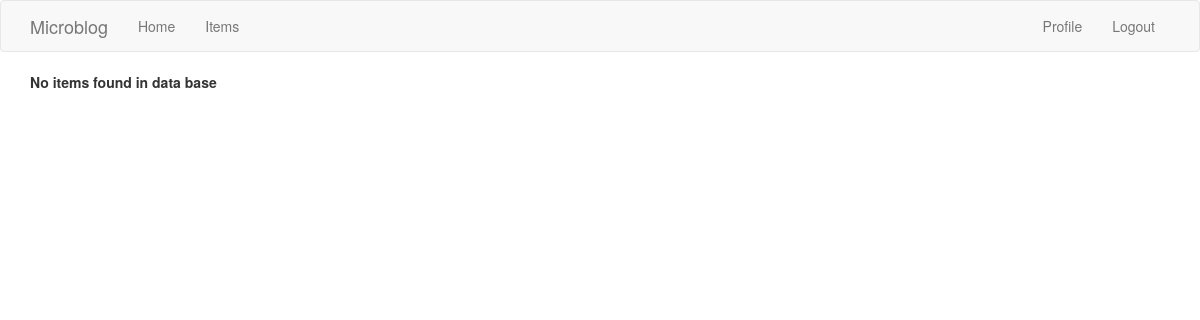
Page /itemspage?page=2 (signed in) on the earlier database version.
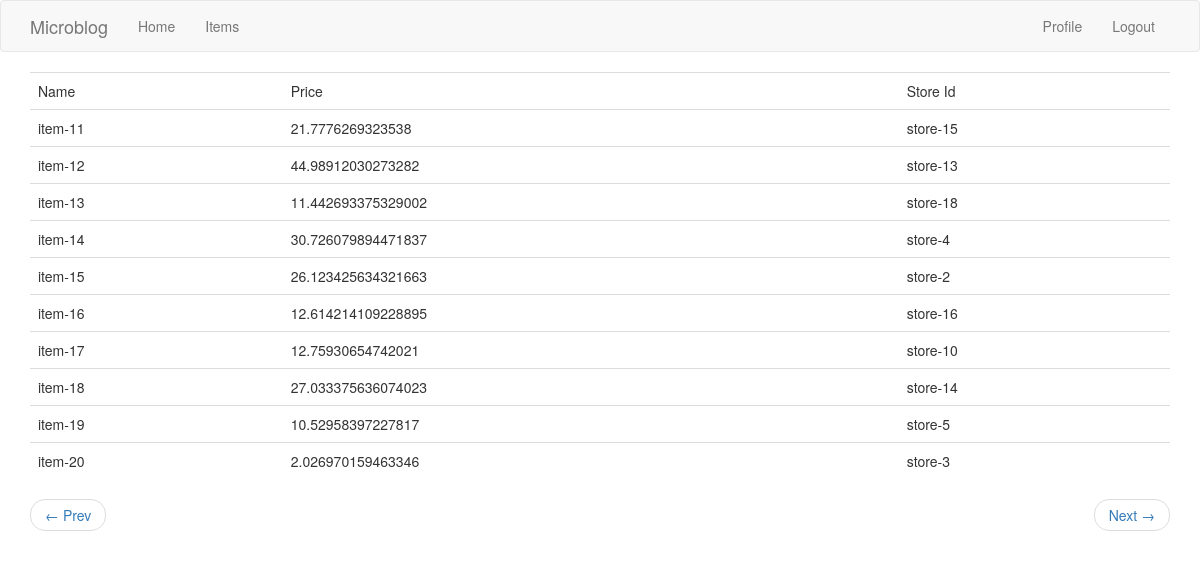
Same page on the later database version.
### app/mod_items/models.py (models this page shows, shortened)
class ItemModel(db.Model):
    __tablename__ = 'items'
    id = db.Column(db.Integer, primary_key=True)
    name = db.Column(db.String(40), index=True, unique=True)
    price = db.Column(db.Float(precision=2), nullable=False)
    store_id = db.Column(db.Integer, db.ForeignKey('stores.id'))
    store = db.relationship('StoreModel')

### app/mod_store/models.py (models this page shows, shortened)
class StoreModel(db.Model):
    __tablename__ = 'stores'
    id = db.Column(db.Integer, primary_key=True)
    name = db.Column(db.String(40), index=True, unique=True)
    items = db.relationship('ItemModel', lazy='dynamic')

### app/mod_items/views.py (the view)
@items_page.route('/itemspage')
@login_required
def items_show():
    page = request.args.get('page', 1, type=int)
    items = ItemModel.query.order_by(ItemModel.id.asc()).paginate(page, Config.ITEMS_PER_PAGE, False)
    next_url = url_for('items_page.items_show', page=items.next_num) \
        if items.has_next else None
    prev_url = url_for('items_page.items_show', page=items.prev_num) \
        if items.has_prev else None
    return render_template('items/items.html', title='Items page', items=items.items,
                          next_url=next_url, prev_url=prev_url)

### app/mod_user/models.py (called while the page is built)
    @login_manager.user_loader
    def load_user(user_id):
        return UserModel.query.get(int(user_id))

### app/templates/items/items.html
{% extends "base.html" %}
{% block app_content %}
    {% if not items %}
        <div>
            <p><b>No items found in data base</b></p>
        </div>
    {% else %}
        <div>
            <table class="table table-hover">
                    <tr>
                        <td>Name</td>
                        <td>Price</td>
                        <td>Store Id</td>
                    </tr>
            {% for item in items %}
                <tr>
                    {% include 'items/item.html' %}
                </tr>
            {% endfor %}
            </table>
        </div>
        <nav aria-label="...">
                    <ul class="pager">
                        <li class="previous{% if not prev_url %} disabled{% endif %}">
                            <a href="{{ prev_url or '#' }}">
                                <span aria-hidden="true">&larr;</span> Prev
                            </a>
                        </li>
                        <li class="next{% if not next_url %} disabled{% endif %}">
                            <a href="{{ next_url or '#' }}">
                                Next <span aria-hidden="true">&rarr;</span>
                            </a>
                        </li>
                    </ul>
                  </nav>
    {% endif %}
{% endblock %}

### app/templates/items/item.html
<td>{{ item.name }}</td>
<td>{{ item.price }}</td>
<td>{{ item.store.name }}</td>

Differences in the rows shown:
added ItemModel: name "item-11", price "21.7776269323538", store.name "store-15"
added ItemModel: name "item-12", price "44.98912030273282", store.name "store-13"
added ItemModel: name "item-13", price "11.442693375329002", store.name "store-18"
added ItemModel: name "item-14", price "30.726079894471837", store.name "store-4"
added ItemModel: name "item-15", price "26.123425634321663", store.name "store-2"
added ItemModel: name "item-16", price "12.614214109228895", store.name "store-16"
added ItemModel: name "item-17", price "12.75930654742021", store.name "store-10"
added ItemModel: name "item-18", price "27.033375636074023", store.name "store-14"
added ItemModel: name "item-19", price "10.52958397227817", store.name "store-5"
added ItemModel: name "item-20", price "2.026970159463346", store.name "store-3"
Other differences:
text no longer shown: "No items found in data base"
text now shown: "Name Price Store Id ← Prev Next →"
